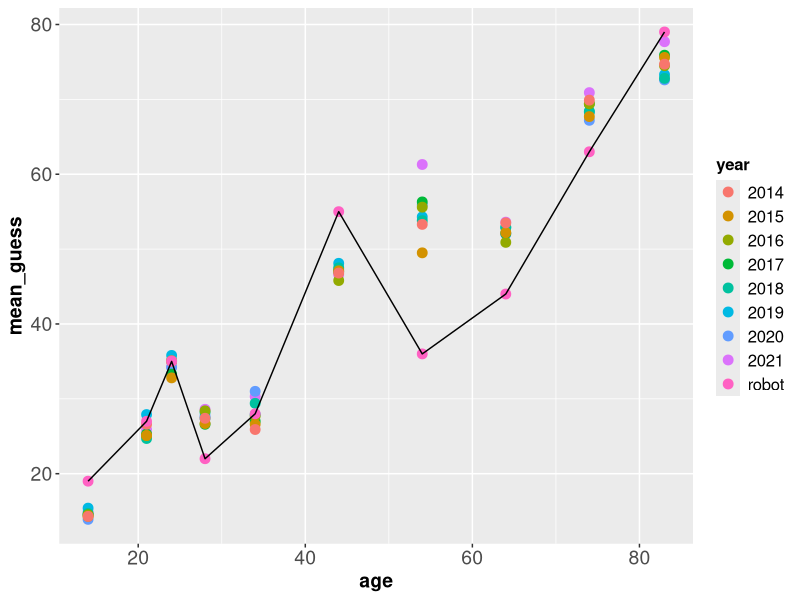
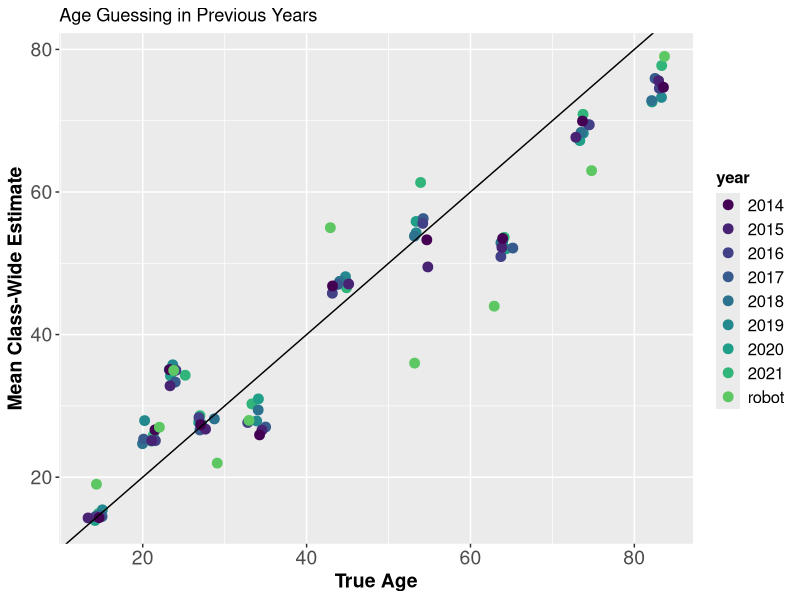
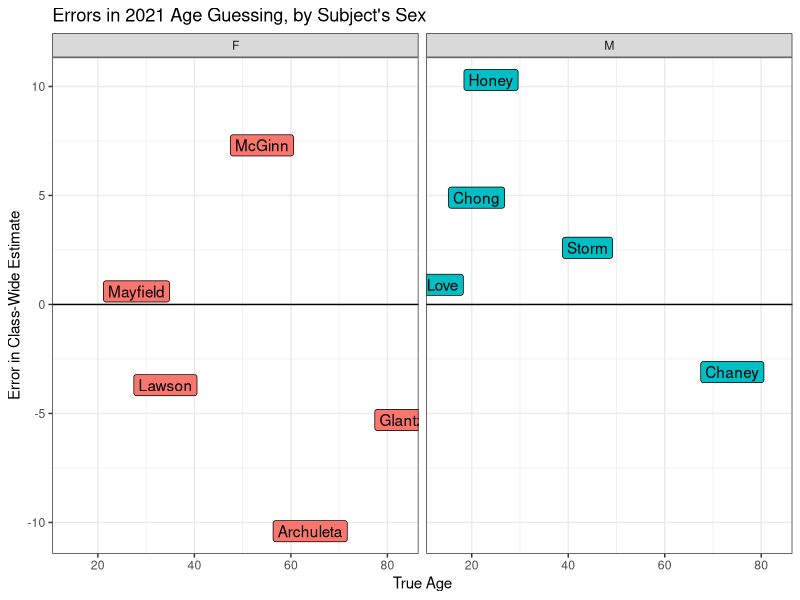

Generate these figures, in order, with R:
## ---- chunk 1

library(kableExtra)
library(tidyverse)
ageguess <- read_csv("c01/data/photo-age-history-2021.csv")
## ---- chunk 2
kbl(ageguess[c(1:4,11,21,31), c(2, 6, 3, 7, 8)]) |>
  kable_styling(full_width = FALSE)
## ---- chunk 3
ggplot(ageguess, aes(x = age, y = mean_guess, col = year)) +
  geom_point(size = 3) +
  geom_line(data = ageguess %>% filter(year == "robot"), aes(x = age, y = mean_guess), col = "black") +
  theme(axis.text = element_text(size = 14),
        axis.title = element_text(size = 14, face = "bold"),
        legend.text = element_text(size = 12),
        legend.title = element_text(size = 12, face = "bold"))
## ---- chunk 4
ggplot(ageguess, aes(x = age, y = mean_guess, col = year)) +
  geom_point(position = "jitter", size = 3) +
  geom_abline(intercept = 0, slope = 1) + 
  scale_color_viridis_d(end = 0.75) +
  theme(axis.text = element_text(size = 14),
        axis.title = element_text(size = 14, face = "bold"),
        legend.text = element_text(size = 12),
        legend.title = element_text(size = 12, face = "bold")) +
  labs(title = "Age Guessing in Previous Years",
       x = "True Age", y = "Mean Class-Wide Estimate")
## ---- chunk 5
ggplot(filter(ageguess, year == 2021), aes(x = age, y = error, fill = sex)) +
  geom_label(aes(label = label)) +
  geom_hline(yintercept = 0) + 
    guides(fill = "none") +
  theme(axis.text = element_text(size = 14),
        axis.title = element_text(size = 14, face = "bold"),
        legend.text = element_text(size = 12),
        legend.title = element_text(size = 12, face = "bold")) +
  labs(title = "Errors in 2021 Age Guessing, by Subject's Sex",
       x = "True Age", y = "Error in Class-Wide Estimate") + 
    theme_bw() + 
    facet_wrap(~ sex)
